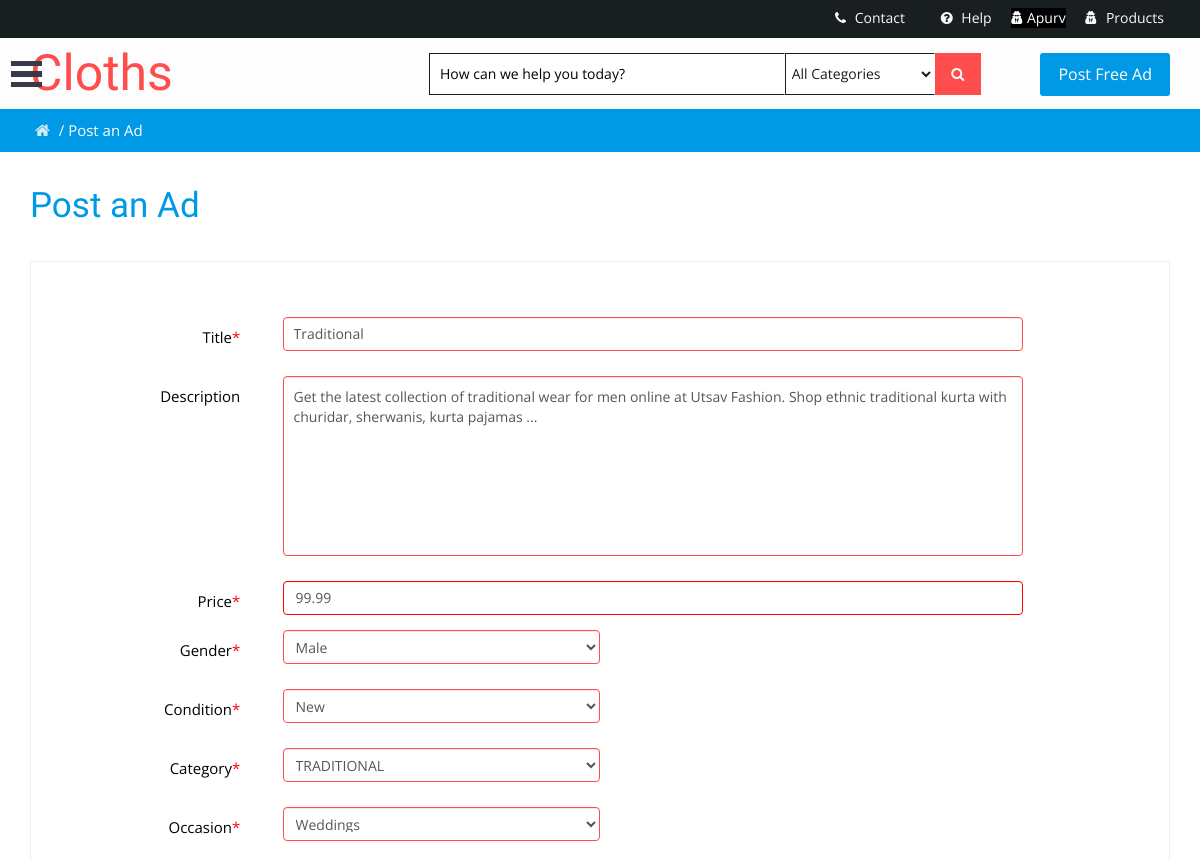
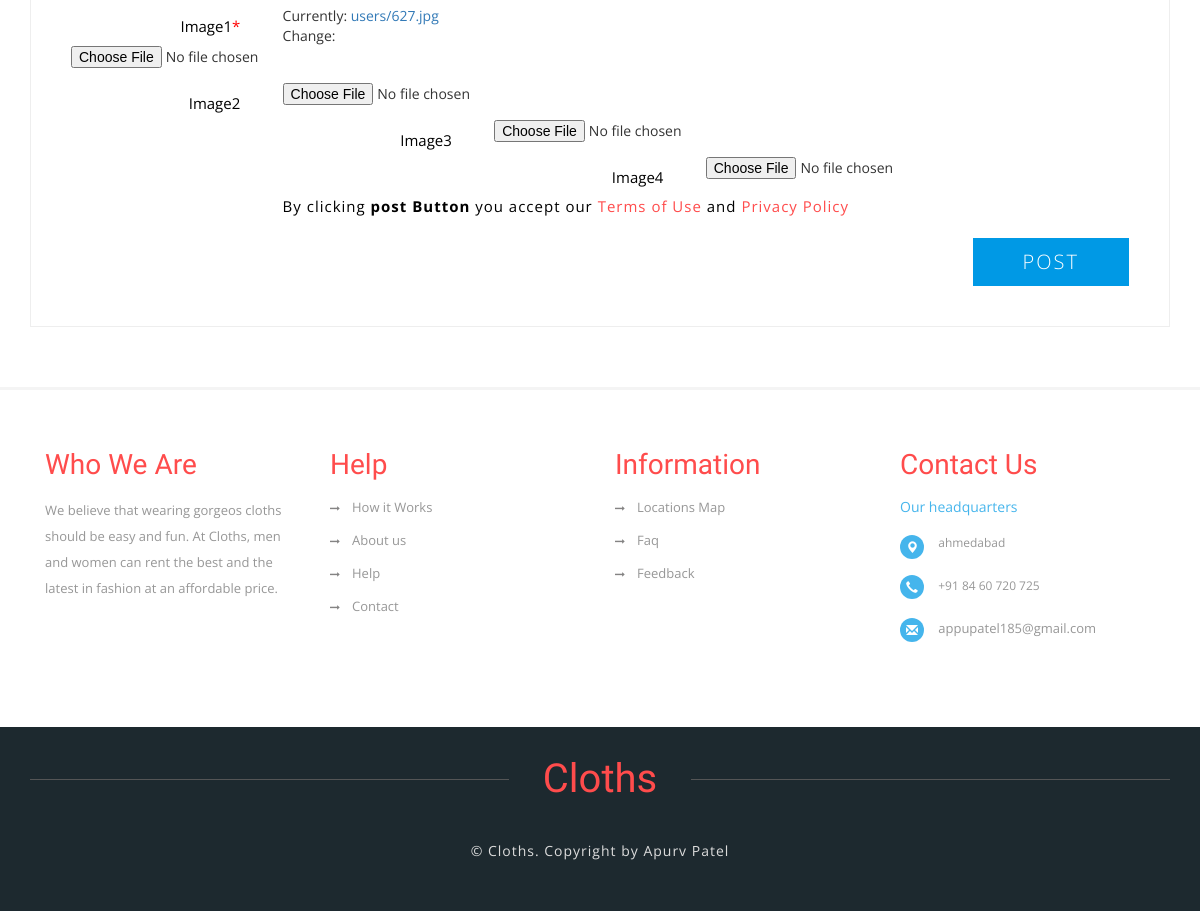
The app's page /Cloths/products/edit/2/ (signed in) with its own data (2 pictures, top to bottom).
### Products/models.py (models this page shows, shortened)
class Product(models.Model):
    GENDER_CHOICES = (
        ('M', 'Male',),
        ('F', 'Female',),
    )
    CONDITION_CHOICES = (
        ('used', 'Used'),
        ('new', 'New')
    )
    CATEGORY_CHOICES = (
        ('traditional','TRADITIONAL'),
        ('formal', 'Formal'),
        ('casual', 'Casual'),
        ('ethnic', 'Erhnic'),
        ('sports', 'Sports'),
        ('western', 'Western'),
        ('t-shirts', 'T-shirts'),
        ('denim', 'Denim'),
        ('kids', 'Kids'),
        ('winter-wears', 'Winter-wears'),
        ('jumpsuits', 'Jumpsuits'),
    )
    OCCASION_CHOICES = (
        ('weddings', 'Weddings'),
        ('sangeet', 'Sangeet'),
        ('party', 'Party'),
        ('everyday', 'Everyday'),
        ('interview', 'Interview'),
        ('gym', 'Gym'),
        ('outings', 'Outings'),
    )
    user = models.ForeignKey(Profile, on_delete=models.CASCADE, blank=True, null=True)
    title = models.CharField(max_length=100, db_index=True)
    description = models.TextField(blank=True)
    price = models.DecimalField(max_digits=10, decimal_places=2, default='99.99')
    gender = models.CharField(max_length=1, choices=GENDER_CHOICES)
    condition = models.CharField(max_length=4, choices=CONDITION_CHOICES)
    category = models.CharField(max_length=17, choices=CATEGORY_CHOICES)
    occasion = models.CharField(max_length=9, choices=OCCASION_CHOICES)
    featured = models.BooleanField(default=False)
    timestamp = models.DateTimeField(auto_now=True)
    sold = models.BooleanField(default=False)
    image1 = models.ImageField(upload_to=upload_image_path)
    image2 = models.ImageField(upload_to=upload_image_path, null=True, blank=True)
    image3 = models.ImageField(upload_to=upload_image_path, null=True, blank=True)
    image4 = models.ImageField(upload_to=upload_image_path, null=True, blank=True)
    smart1 = ImageSpecField(source='image1', processors=[ResizeToFill(250, 250)], format='JPEG', options={'quality': 99})
    smart2 = ImageSpecField(source='image2', processors=[SmartResize(250, 250)], format = 'JPEG', options={'quality': 99})
    smart3 = ImageSpecField(source='image3', processors=[SmartResize(250, 250)], format = 'JPEG', options={'quality': 99})
    smart4 = ImageSpecField(source='image4', processors=[SmartResize(250, 250)], format = 'JPEG', options={'quality': 99})
    class Meta:
        db_table = 'Product'

### Products/views.py (the view)
# urls.py: url(r'^edit/(?P<pk>\d+)/$', edit, name="edit"),
@login_required
def edit(request, pk):
    template = 'post.html'
    product = get_object_or_404(Product, pk=pk)
    form = ProductForm(request.POST or None,request.FILES or None, instance=product)
    if form.is_valid():
        form.save()
        messages.success(request, 'Succesfully Edited')
        return redirect('myproducts')
    return render(request, template, {'form': form})

### Products/forms.py
class ProductForm(ModelForm):
    class Meta:
        model = Product
        fields = ['title','description','price','gender','condition','category','occasion','featured','image1','image2','image3','image4']

### templates/post.html (shortened to what this page needs)
{% load static %}
{% load crispy_forms_tags %}
{% include 'common/header.html' %}
<div class="w3layouts-breadcrumbs text-center">
    <div class="container">
        <span class="agile-breadcrumbs"><a href="{% url 'home' %}"><i class="fa fa-home home_1"></i></a> / <span>Post an Ad</span></span>
    </div>
</div>
<div class="submit-ad main-grid-border">
    <div class="container">
        <h2 class="w3-head">Post an Ad</h2>
        <div class="post-ad-form">
            <form method="post" enctype="multipart/form-data"> {% csrf_token %}
                {{ form.title|as_crispy_field }}
                {{ form.description|as_crispy_field }}
                {{ form.price|as_crispy_field }}
                {{ form.gender|as_crispy_field }}
                {{ form.condition|as_crispy_field }}
                {{ form.category|as_crispy_field }}
                {{ form.occasion|as_crispy_field }}
                {{ form.image1|as_crispy_field }}
                {{ form.image2|as_crispy_field }}
                {{ form.image3|as_crispy_field }}
                {{ form.image4|as_crispy_field }}
                <div class="clearfix"></div>
                <p class="post-terms">By clicking <strong>post Button</strong> you accept our <a href="terms.html" target="_blank">Terms of Use </a> and <a href="privacy.html" target="_blank">Privacy Policy</a></p>
                <input type="submit" value="Post">
                <div class="clearfix"></div>
            </form>
        </div>
    </div>
</div>
{% include 'common/footer.html' %}

### templates/common/header.html (shortened to what this page needs)
{% load static %}
<!DOCTYPE html>
<html lang="en">
<head>
<link rel="stylesheet" href='{% static "css/bootstrap.min.css" %}'>
<link rel="stylesheet" href='{% static "css/bootstrap-select.css" %}'>
<link rel="stylesheet" href='{% static "css/style.css" %}' type="text/css" media="all" />
<link rel="stylesheet" href='{% static "css/flexslider.css" %}' type="text/css" media="screen" />
<link rel="stylesheet" href='{% static "css/font-awesome.min.css" %}' />
<link rel="stylesheet" href='{% static "css/menu_sideslide.css"%}' type="text/css" media="all">
<link rel="stylesheet" href='{% static "css/toastr.css"%}' type="text/css" media="all">
<link rel="stylesheet" href='{% static "css/toastr.min.css"%}' type="text/css" media="all">
<link href='{% static "css/jquery.uls.css" %}' rel="stylesheet"/>
<link href='{% static "css/jquery.uls.grid.css" %}' rel="stylesheet"/>
<link href='{% static "css/jquery.uls.lcd.css" %}' rel="stylesheet"/>
	<link rel="stylesheet" type="text/css" href='{% static "css/easy-responsive-tabs.css" %}' />
</head>
<body>
<body>
		<div class="agiletopbar">
			<div class="wthreenavigation">
			<button class="menu-button" id="open-button"> </button>
			</div>
		</div>
	<header>
		<div class="w3ls-header">
			<div class="w3ls-header-right">
				<ul>
                    <li class="dropdown head-dpdn">
						<a href='{% url "contact" %}' aria-expanded="false"><i class="fa fa-phone" aria-hidden="true"></i> Contact</a>
					</li>
					<li class="dropdown head-dpdn">
						<a href='{% url "help" %}'><i class="fa fa-question-circle" aria-hidden="true"></i> Help</a>
					</li>
                    {% if not request.user.is_authenticated %}
                    <li class="dropdown head-dpdn">
						<a href="{% url 'account_login' %}" aria-expanded="false"><i class="fa fa-user" aria-hidden="true"></i> Sign In</a>
					</li>
                    {% else %}
					<div class="dropdown1">
						<button class="dropbtn">
							<i class="fa fa-user-secret" aria-hidden="true"></i> {{ request.user.username }}
						</button>
					</div>
                    {% endif %}
					<li class="dropdown head-dpdn">
						<a href="{% url 'products' %}" aria-expanded="false"><i class="fa fa-user-secret" aria-hidden="true"></i> Products </a>
					</li>
                </ul>
			</div>
        <div class="clearfix"> </div>
		</div>
		<div class="container">
			<div class="agile-its-header">
				<div class="logo">
					<h1><a href="{% url 'home' %}">Cloths</a></h1>
				</div>
				<div class="agileits_search">
					<form action="#" method="post">
						<input name="Search" type="text" placeholder="How can we help you today?" required="" />
						<select id="agileinfo_search" name="agileinfo_search" required="">
							<option value="">All Categories</option>
						</select>
						<button type="submit" class="btn btn-default" aria-label="Left Align">
							<i class="fa fa-search" aria-hidden="true"> </i>
						</button>
					</form>
				<a class="post-w3layouts-ad" href="{% url 'new' %}">Post Free Ad</a>
				</div>
			</div>
		</div>
	</header>

### static/static/css/menu_sideslide.css (style rules this page uses)
.menu-button { position: absolute; z-index: 1000; margin: 13px; padding: 0; width: 2.5em; height: 2.25em; border: none; text-indent: 2.5em; font-size: 1.5em; color: transparent; background: transparent; outline:none; top: 37px; }
.menu-button::before { position: absolute; top: 0.5em; right: 0.5em; bottom: 0.5em; left: 0.5em; background: linear-gradient(#373a47 20%, transparent 20%, transparent 40%, #373a47 40%, #373a47 60%, transparent 60%, transparent 80%, #373a47 80%); content: ''; }
@media (max-width: 1280px) { .menu-button { margin: 13px 0; } }

### static/static/css/easy-responsive-tabs.css (style rules this page uses)
ul.resp-tabs-list, p { margin: 0px; padding: 0px; }

### templates/common/header.html (style rules this page uses)
.dropbtn { background-color: #000000; color: #FFFFFF; border: none; cursor: pointer; }
.dropdown1 { position: relative; display: inline-block; }

### records on screen
Product: title "Traditional", description "Get the latest collection of traditional wear for men online at Utsav Fashion. Shop ethnic traditional kurta with churidar, sherwanis, kurta pajamas ...", price "99.99", gender "Male", condition "New", category "TRADITIONAL", occasion "Weddings"

### other values on screen
{{ request.user.username }} "Apurv"
